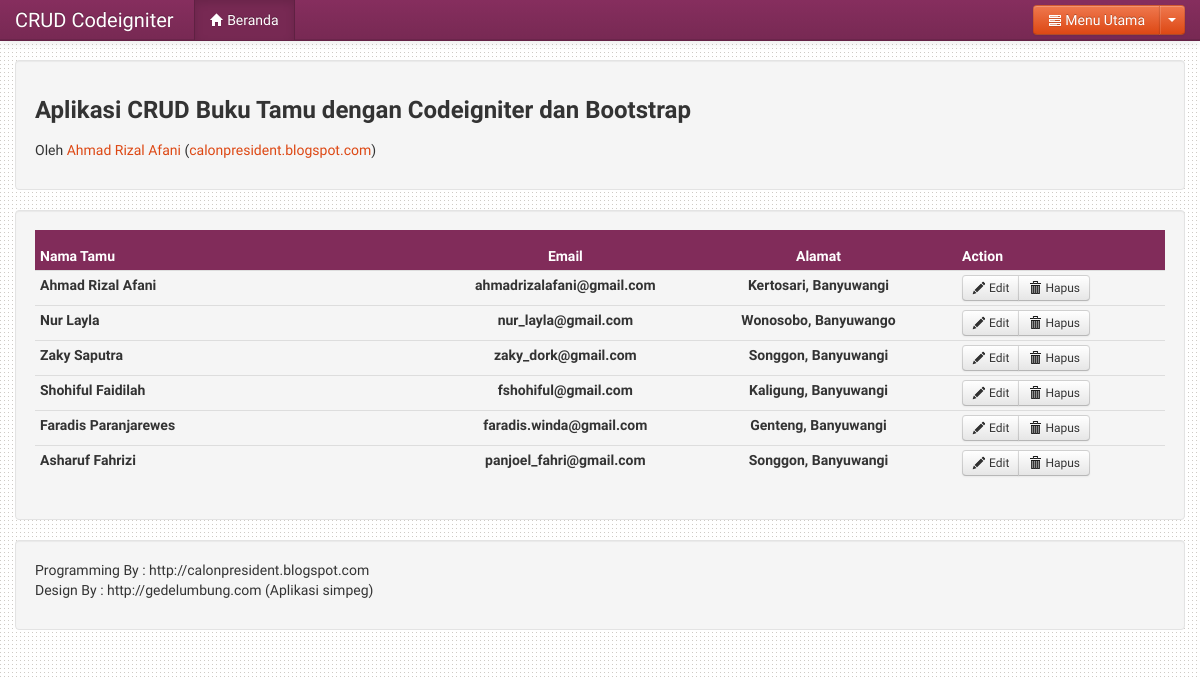
The page / on the database its author committed.
### tables this page shows
CREATE TABLE `guestbook` (
  `id` int(11) NOT NULL AUTO_INCREMENT,
  `nama` varchar(50) NOT NULL,
  `email` varchar(50) NOT NULL,
  `alamat` varchar(50) DEFAULT NULL,
  PRIMARY KEY (`id`)
);

### application/controllers/welcome.php (called while the page is built, shortened)
<?php if ( ! defined('BASEPATH')) exit('No direct script access allowed');
class Welcome extends CI_Controller {
	public function index($mess = 0)
	{
		$data = array(
			'content' => $this->my_model->GetData(),
			'message' => $mess
		);
		$this->load->view('index',$data);
	}
}

### index.php (called while the page is built, shortened)
<?php
require_once BASEPATH.'core/CodeIgniter.php';

### application/models/my_model.php (called while the page is built, shortened)
<?php if ( ! defined('BASEPATH')) exit('No direct script access allowed');
class My_model extends CI_Model {
	public function GetData($where = '')
	{
		return $this->db->query("select * from guestbook $where;");
	}
}
?>

### application/views/index.php (the view, shortened to what this page needs)
<!DOCTYPE html>
<html lang="en">
  <head>
    <link href="<?php echo base_url(); ?>asset/css/bootstrap.min.css" rel="stylesheet">
    <link href="<?php echo base_url(); ?>asset/css/bootstrap-responsive.min.css" rel="stylesheet">
    <link href="<?php echo base_url(); ?>asset/css/docs.css" rel="stylesheet">
	<link rel="stylesheet" href="<?php echo base_url(); ?>asset/colorbox/colorbox.css" />
  </head>
  <body>
    <div class="navbar navbar-inverse navbar-fixed-top">
      <div class="navbar-inner">
        <div class="container">
          <a class="brand" href="">CRUD Codeigniter</a>
          <div class="nav-collapse collapse">
            <ul class="nav">
              <li class="active"><a href="<?php echo base_url(); ?>"><i class="icon-home icon-white"></i> Beranda</a></li>
            </ul>
            <div class="btn-group pull-right">
			  <button class="btn btn-primary"><i class="icon-tasks icon-white"></i> Menu Utama</button>
			  <button class="btn btn-primary dropdown-toggle" data-toggle="dropdown">
				<span class="caret"></span>
			  </button>
			</div>
          </div>
        </div>
      </div>
    </div>
    <div class="container">
	<div class="well">
	  <div class="row">
		<div class="span">
		  <h3>Aplikasi CRUD Buku Tamu dengan Codeigniter dan Bootstrap</h3>
		  <p>Oleh <a href="https://www.facebook.com/Ahmad.Rizal.Afani" target="_blank">Ahmad Rizal Afani</a>
		  (<a href="http://calonpresident.blogspot.com" target="_blank">calonpresident.blogspot.com</a>)</p>
		</div>
	  </div>
	</div>
  <div class="well">
	  <section>
  <table class="table table-hover table-condensed">
    <thead style="background-color:#812c5a; color:#FFFFFF; margin-bottom:10px;">
      <tr style="height:40px; vertical-align:middle;">
        <th width="30%">Nama Tamu</th>
        <th width="15%" style="text-align:center">
			Email</th>
        <th width="20%" style="text-align:center">
			Alamat</th>
        <th width="15%">Action</th>
      </tr>
    </thead>
    <tbody>
	<?php foreach($content->result_array() as $c){ ?>
		    <tr>
	        <td>
				<b><?php echo $c['nama']; ?></b>
	        </td>
	        <td style="text-align:center">
				<b><?php echo $c['email']; ?></b>
			</td>
			<td style="text-align:center">
				<b><?php echo $c['alamat']; ?></b>
	        </td>
			<td>
		        <div class="btn-group">
		          <a class="btn btn-small" href="<?php echo base_url().'index.php/welcome/edit/'.$c['id']; ?>"><i class="icon-pencil"></i> Edit</a>
				  <a class="btn btn-small" href="<?php echo base_url().'index.php/welcome/delete/'.$c['id']; ?>" onclick="return confirm('yakin hapus data ini ?')"><i class="icon-trash"></i> Hapus</a>
		        </div>
			</td>
		</tr>
	<?php } ?>
	</tbody>
  </table>
</section>
  </div>
      <footer class="well">
        <p>
        	Programming By : http://calonpresident.blogspot.com <br />
            Design By : http://gedelumbung.com (Aplikasi simpeg)
        </p>
      </footer>
    </div>
  </body>
</html>

### asset/css/docs.css (style rules this page uses)
body { position: relative; padding-top: 60px; background-image:url(../img/bg_dotted.png); background-position: 0 40px; }

### rows shown on the page
guestbook: nama "Ahmad Rizal Afani", email "ahmadrizalafani@gmail.com", alamat "Kertosari, Banyuwangi"
guestbook: nama "Nur Layla", email "nur_layla@gmail.com", alamat "Wonosobo, Banyuwango"
guestbook: nama "Zaky Saputra", email "zaky_dork@gmail.com", alamat "Songgon, Banyuwangi"
guestbook: nama "Shohiful Faidilah", email "fshohiful@gmail.com", alamat "Kaligung, Banyuwangi"
guestbook: nama "Faradis Paranjarewes", email "faradis.winda@gmail.com", alamat "Genteng, Banyuwangi"
guestbook: nama "Asharuf Fahrizi", email "panjoel_fahri@gmail.com", alamat "Songgon, Banyuwangi"
